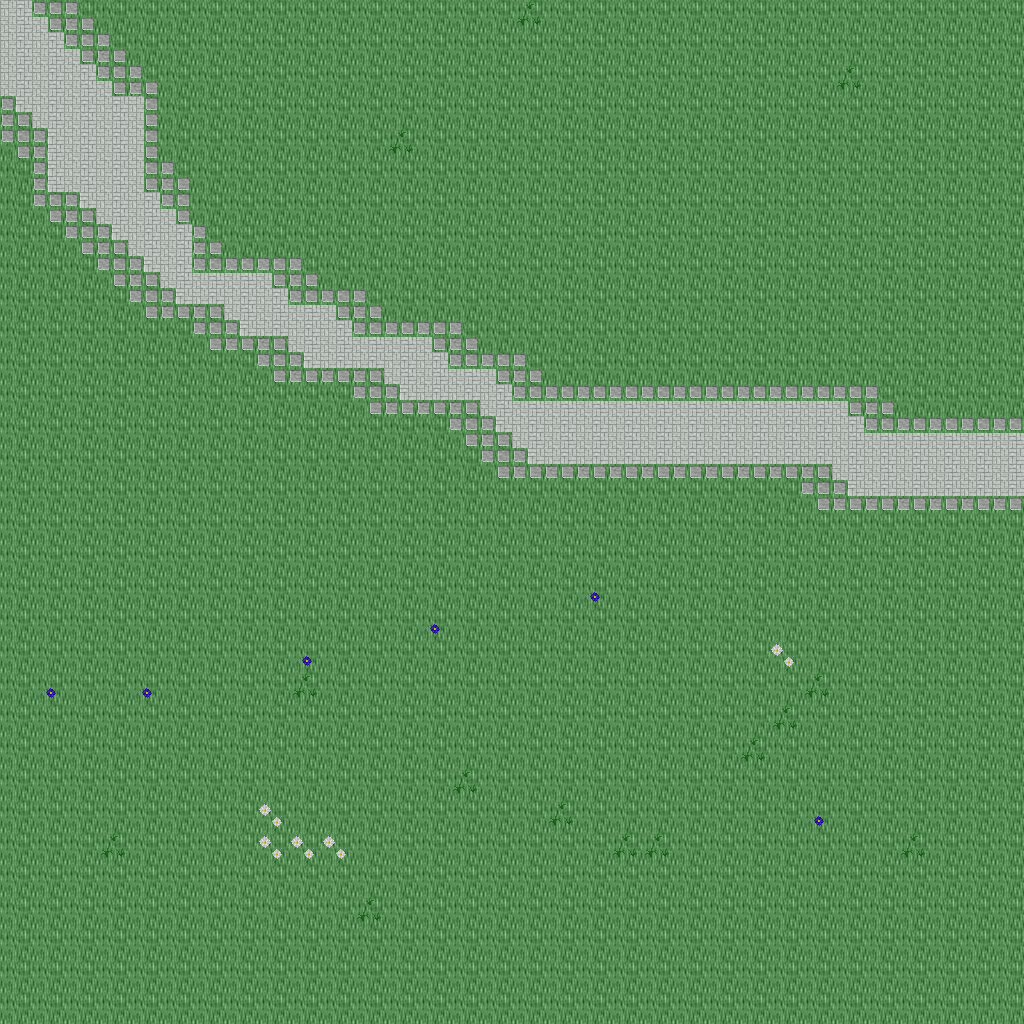

Tiled map render using the project's own tile images. Description and the map definition, with tile-layer contents summarised, below:
An orthogonal 32x32 tile map with 32x32 px tiles, 5 tile layers (Ground, Objects, Objects2, Above, ...), 1 hidden layer not drawn, 24 tilesets.

<map version="1.10" tiledversion="1.11.0" orientation="orthogonal" renderorder="right-down" width="32" height="32" tilewidth="32" tileheight="32" infinite="0" nextlayerid="11" nextobjectid="1">
 <tileset firstgid="1" name="ground_ground" tilewidth="32" tileheight="32" tilecount="33" columns="3">
  <image source="../drawable/ground_ground.png" width="96" height="352" />
 </tileset>
 <tileset firstgid="34" name="ground_ridge_earth_dark" tilewidth="32" tileheight="32" tilecount="96" columns="12">
  <image source="../drawable/ground_ridge_earth_dark.png" width="384" height="256" />
 </tileset>
 <tileset firstgid="130" name="plant_grasses" tilewidth="32" tileheight="32" tilecount="6" columns="3">
  <image source="../drawable/plant_grasses.png" width="96" height="64" />
 </tileset>
 <tileset firstgid="136" name="ground_grass_edges" tilewidth="32" tileheight="32" tilecount="36" columns="12">
  <image source="../drawable/ground_grass_edges.png" width="384" height="96" />
 </tileset>
 <tileset firstgid="172" name="ground_rock_pebbles" tilewidth="32" tileheight="32" tilecount="3" columns="1">
  <image source="../drawable/ground_rock_pebbles.png" width="32" height="96" />
 </tileset>
 <tileset firstgid="175" name="plant_flower_daisy_blue" tilewidth="32" tileheight="32" tilecount="8" columns="2">
  <image source="../drawable/plant_flower_daisy_blue.png" width="64" height="128" />
 </tileset>
 <tileset firstgid="183" name="plant_flower_daisy_white" tilewidth="32" tileheight="32" tilecount="8" columns="2">
  <image source="../drawable/plant_flower_daisy_white.png" width="64" height="128" />
 </tileset>
 <tileset firstgid="191" name="ground_cobbled_paving" tilewidth="32" tileheight="32" tilecount="1" columns="1">
  <image source="../drawable/ground_cobbled_paving.png" width="32" height="32" />
 </tileset>
 <tileset firstgid="192" name="item_pot_dark_barrel" tilewidth="32" tileheight="32" tilecount="2" columns="1">
  <image source="../drawable/item_pot_dark_barrel.png" width="32" height="64" />
 </tileset>
 <tileset firstgid="194" name="item_statue_green_stone" tilewidth="32" tileheight="32" tilecount="12" columns="4">
  <image source="../drawable/item_statue_green_stone.png" width="128" height="96" />
 </tileset>
 <tileset firstgid="206" name="logic_creature_orc" tilewidth="32" tileheight="32" tilecount="6" columns="6">
  <image source="../drawable/logic_creature_orc.png" width="192" height="32" />
 </tileset>
 <tileset firstgid="212" name="logic_creature_gnome" tilewidth="32" tileheight="32" tilecount="6" columns="6">
  <image source="../drawable/logic_creature_gnome.png" width="192" height="32" />
 </tileset>
 <tileset firstgid="218" name="logic_creature_animal" tilewidth="32" tileheight="32" tilecount="32" columns="8">
  <image source="../drawable/logic_creature_animal.png" width="256" height="128" />
 </tileset>
 <tileset firstgid="250" name="logic_item_sign" tilewidth="32" tileheight="32" tilecount="1" columns="1">
  <image source="../drawable/logic_item_sign.png" width="32" height="32" />
 </tileset>
 <tileset firstgid="251" name="logic_collision" tilewidth="32" tileheight="32" tilecount="1" columns="1">
  <image source="../drawable/logic_collision.png" width="32" height="32" />
 </tileset>
 <tileset firstgid="252" name="logic_portal" tilewidth="32" tileheight="32" tilecount="24" columns="8">
  <image source="../drawable/logic_portal.png" width="256" height="96" />
 </tileset>
 <tileset firstgid="276" name="ground_pothole" tilewidth="32" tileheight="32" tilecount="4" columns="4">
  <image source="../drawable/ground_pothole.png" width="128" height="32" />
 </tileset>
 <tileset firstgid="280" name="object_suspension_bridge" tilewidth="32" tileheight="32" tilecount="24" columns="3">
  <image source="../drawable/object_suspension_bridge.png" width="96" height="256" />
 </tileset>
 <tileset firstgid="304" name="item_corpse_huge_animal" tilewidth="32" tileheight="32" tilecount="16" columns="2">
  <image source="../drawable/item_corpse_huge_animal.png" width="64" height="256" />
 </tileset>
 <tileset firstgid="320" name="ground_green_paving" tilewidth="32" tileheight="32" tilecount="18" columns="3">
  <image source="../drawable/ground_green_paving.png" width="96" height="192" />
 </tileset>
 <tileset firstgid="338" name="logic_protection" tilewidth="32" tileheight="32" tilecount="2" columns="2">
  <image source="../drawable/logic_protection.png" width="64" height="32" />
 </tileset>
 <tileset firstgid="340" name="building_chimney_smoke" tilewidth="32" tileheight="32" tilecount="40" columns="4">
  <image source="../drawable/building_chimney_smoke.png" width="128" height="320" />
 </tileset>
 <tileset firstgid="380" name="building_huts" tilewidth="32" tileheight="32" tilecount="338" columns="26">
  <image source="../drawable/building_huts.png" width="832" height="416" />
 </tileset>
 <tileset firstgid="718" name="light_door_light" tilewidth="32" tileheight="32" tilecount="12" columns="3">
  <image source="../drawable/light_door_light.png" width="96" height="128" />
 </tileset>
 <layer id="1" name="Ground" width="32" height="32">
  <data>[1024 cells, 1024 non-empty, 2 distinct tile ids]</data>
 </layer>
 <layer id="2" name="Objects" width="32" height="32">
  <data>[1024 cells, 112 non-empty, 11 distinct tile ids]</data>
 </layer>
 <layer id="3" name="Objects2" width="32" height="32">
  <data>[1024 cells, 0 non-empty, 0 distinct tile ids]</data>
 </layer>
 <layer id="4" name="Above" width="32" height="32">
  <data>[1024 cells, 0 non-empty, 0 distinct tile ids]</data>
 </layer>
 <layer id="5" name="Above2" width="32" height="32">
  <data>[1024 cells, 0 non-empty, 0 distinct tile ids]</data>
 </layer>
 <layer id="6" name="Walkable" width="32" height="32" visible="0">
  <data>[1024 cells, 0 non-empty, 0 distinct tile ids]</data>
 </layer>
 <objectgroup id="7" name="Mapevents" />
 <objectgroup id="8" name="Spawn" />
 <objectgroup id="9" name="Keys" />
 <objectgroup id="10" name="Replace" />
</map>
